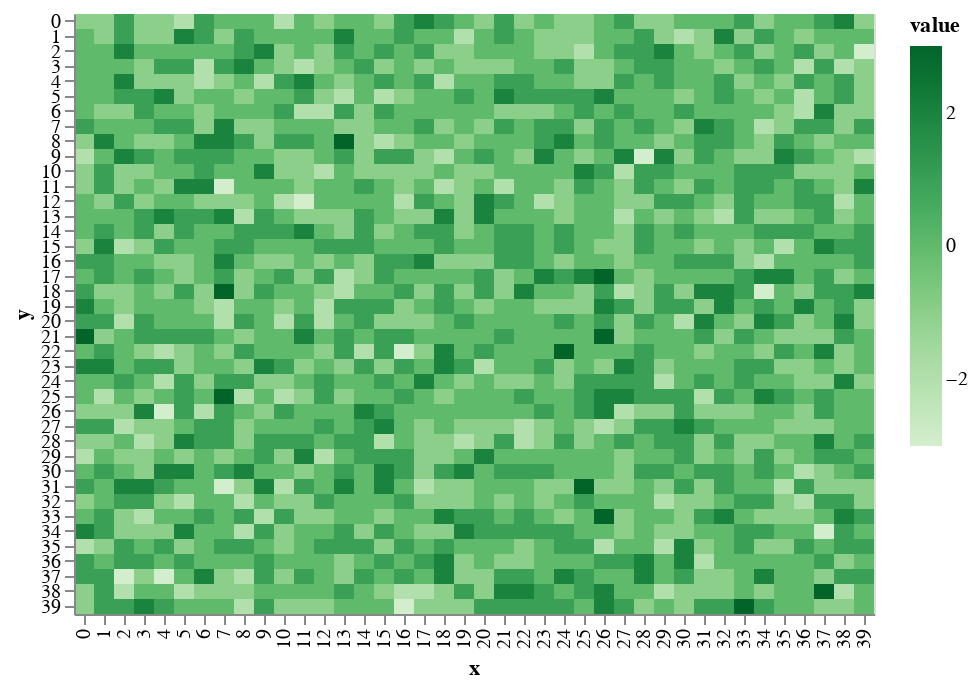

The notebook cell saved with this chart:
### Markdown cell above
# in the beginning, the world was void and without form.

Starting with a grid with nothing on it. No elevation, no terrain. All of this will be generated procedurally. 

You can see here that the terrain is shifted on a random-normal distribution to make it look _uneven_. Making it randomly doesn't make it look _real_ so I'm going to have to be smarter about the rules that raise and lower terrain in order to make them look like mountains.

### Code cell
world.shift_terrain()
draw.drawTerrainHeight(world.grid_elevation)

### Figure 1 — Vega-Lite specification as saved in the notebook (floating-point values rounded to 4 significant figures; data arrays with more than 128 entries replaced by an {"elided": "..."} marker saying what was removed)
{"$schema": "https://vega.github.io/schema/vega-lite/v2.6.0.json", "config": {"view": {"height": 300, "width": 400}}, "data": {"name": "data-7931cd2598b7fdadced1b7f860871d09"}, "datasets": {"data-7931cd2598b7fdadced1b7f860871d09": {"elided": "1600 records"}}, "encoding": {"color": {"field": "value", "scale": {"scheme": "greens"}, "type": "quantitative"}, "x": {"field": "x", "type": "ordinal"}, "y": {"field": "y", "type": "ordinal"}}, "mark": "rect"}
